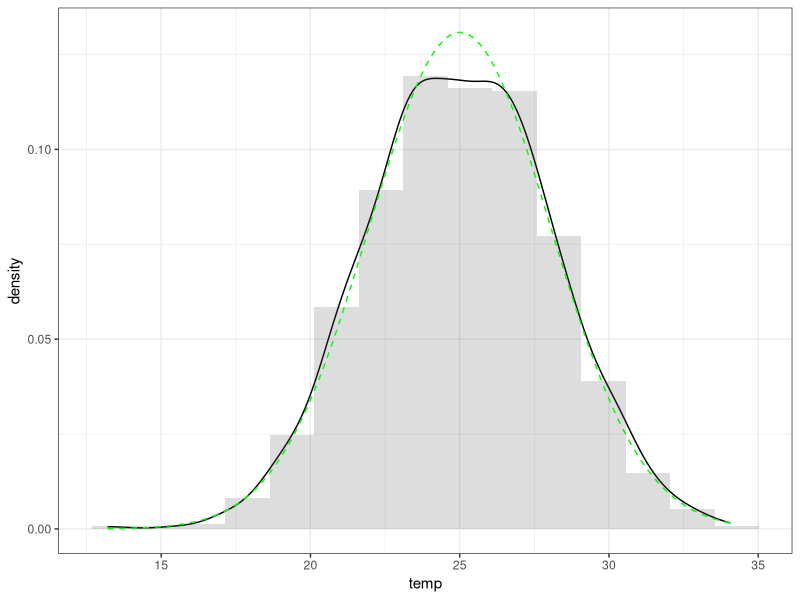

Source code (R):
library(tidyverse)
library(ggplot2)
Weather <- as.data.frame(rnorm(1000, mean=25, sd=3))
colnames(Weather) <- c("temp")
Weather$date <- c(1:1000)

#Assume temperatures in this summer are normally distributed
#Include a histogram and KDE of the temperatures

#We want to compute a 95% confidence interval for the mean of the exam marks.
#Let's use a few different methods and compare.

#hist and KDE
xbar <- mean(Weather$temp)
sn <- sd(Weather$temp)

Weather %>%
  ggplot(aes(x=temp)) +
  theme_bw() +
  geom_density() +
  geom_histogram(aes(y=after_stat(density)), bins = 15, alpha = 0.2) +
  stat_function(fun = dnorm, args = c(mean = xbar, sd = sn), color="green", linetype="dashed") 

#assuming the data generating process for the temperature follows a normal distribution 
#with a known variance 1
#Compute the 95% confidence interval, 

xbar <- mean(Weather$temp)
sigma <- 1
n <- length(Weather$temp)
critval_t <- qnorm(0.025, lower.tail = FALSE)

# Compute the confidence interval
tibble(
  "lower" = xbar - critval_t*sigma/sqrt(n),
  "upper" = xbar + critval_t*sigma/sqrt(n)
)

####Assuming the data generating process for the temperature follows a normal distribution 
####with unknown variance
#Compute the 95% confidence interval, 

xbar <- mean(Weather$temp)
sn <- sd(Weather$temp)
n <- length(Weather$temp)
critval_t <- qt(0.025, df = n-1, lower.tail = FALSE)

# Compute the confidence interval
tibble(
  "lower" = xbar - critval_t*sn/sqrt(n),
  "upper" = xbar + critval_t*sn/sqrt(n)
)

#### Assume n is sufficiently large, Central Limit Theorem applies
###Compute the 95% confidence interval
xbar <- mean(Weather$temp)
sn <- sd(Weather$temp)
n <- length(Weather$temp)
critval_z <- qnorm(0.025, lower.tail = FALSE)

# Compute the confidence interval
tibble(
  "lower" = xbar - critval_z*sn/sqrt(n),
  "upper" = xbar + critval_z*sn/sqrt(n)
)

### No extra assumptions
#Use the bootstrap principle to compute the 95% confidence interval.

set.seed(2023)

B <- 1000

xbar <- mean(Weather$temp)
sn <- sd(Weather$temp)
n <- length(Weather$temp)

# Generate bootstrap statistic
bootTn <- numeric(B)
for (i in 1:B){
  bootsamp <- sample(Weather$temp, n, replace = TRUE)
  bootTn[i] <- (mean(bootsamp) - xbar) / (sd(bootsamp) / sqrt(n))
}

# Find critical values from bootstrap distribution
alpha <- 0.05 # set the confidence level
critvals <- tibble(
  "cl" = quantile(bootTn, probs = alpha/2)[[1]], 
  "cu" = quantile(bootTn, probs = 1 - alpha/2)[[1]]
)

# Compute the confidence interval
tibble(
  "lower" = xbar - critvals$cu * sn/sqrt(n),
  "upper" = xbar - critvals$cl * sn/sqrt(n)
)




set.seed(2023)

Visits<- rpois(40,lambda=3)
## Visits
##Recall the poisson example (#users visting a websites follows poisson distribution) 
  

### Find a 95% confidence interval for the mean, 
### using an appropriate method, and use that to compute a 95% confidence interval for lambda.


set.seed(2023)

B <- 1000
alpha <- 0.05 # set the confidence level

n <- length(Visits)
xbar <- mean(Visits)
sn <- sd(Visits)

# Generate bootstrap statistic
bootTn <- numeric(B)
for (i in 1:B){
  bootsamp <- sample(Visits, n, replace = TRUE)
  bootTn[i] <- (mean(bootsamp) - xbar) / (sd(bootsamp) / sqrt(n))
}

# Find critical values from bootstrap distribution
critvals <- tibble(
  "cl" = quantile(bootTn, probs = alpha/2)[[1]], 
  "cu" = quantile(bootTn, probs = 1 - alpha/2)[[1]]
)

CI_mu <- tibble(
  "lower" = xbar - critvals$cu * sn/sqrt(n),
  "upper" = xbar - critvals$cl * sn/sqrt(n)
)

# The confidence interval for the mean:
CI_mu

# The confidence interval for lambda:
tibble( 
  "lower" = CI_mu$upper,
  "upper" = CI_mu$lower
)

### Testing claims
# Someone is claiming that the true rate of occurrence is 3.5. 

#### Likelihood ratio test
# Use a likelihood ratio test to determine if our data gives any evidence against this claim. 


n <- length(Visits)

# Claim:
lambda0 <- 3.5

# Estimate:
lambda_mle <- mean(Visits)

# Define the log likelihood function
loglikelihood <- function(Visits, lambda) {
  L <- 0
  for (i in 1:length(Visits)) {
    L <- L + dpois(Visits[i], lambda=lambda,log = T)
  } 
  L
}


# Compute the likelihood ratio
LR <- exp(loglikelihood(Visits, lambda0))/exp(loglikelihood(Visits,lambda_mle))


# likelihood ratio test to check if the data supports the claim
lr <- -2*log(LR) #lr <- 2*(loglikelihood(Visits, lambda0)-loglikelihood(Visits,lambda_mle))
1 - pchisq(lr, df = 1)


#### t-test
###Use a bootstrap t-test to determine if our data gives any evidence against this claim.

set.seed(2023)

n <- length(Visits)
B <- 10000

# Claim:
lambda0 <- 3.5
mu0 <- lambda0

# Data values:
xbar <- mean(Visits)
sn <- sd(Visits)

tobs <- (xbar - mu0) / (sn/sqrt(n))

#empirical bootstrap
Tboot <- numeric(B)
for (i in 1:B){
  bootsamp <- sample(Visits, n, replace=TRUE) 
  bootmean <- mean(bootsamp)
  bootse <- sd(bootsamp)/sqrt(n)
  Tboot[i] <- (bootmean - xbar) / bootse
}

sum(abs(Tboot) >= abs(tobs) ) / B

